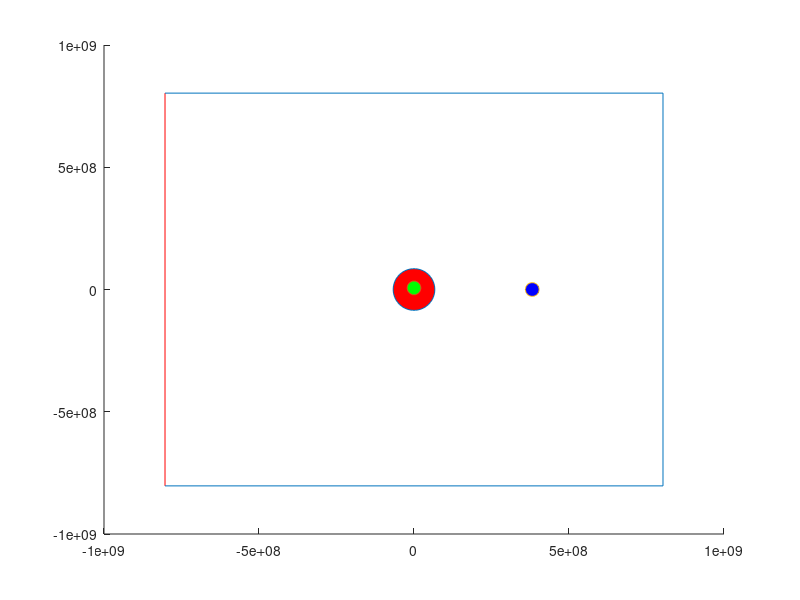

Write the MATLAB code that produced this figure.
%rocket2
%what rocket2 does

%this rocket will go out of the earths atmosphere

%use newtons law of gravity
%  https://en.wikipedia.org/wiki/Gravitational_constant


clear all %here because variables not initilised correctly :-( :-(  merde!!!

G=6.67e-11; %gravitational constants SI units
re=6.3781e6; %radius of the earth metres
me=5.97237e24; %earth mass kg
mm=7.342e22; %moonmas kg
dem=381.5e6; %dist moon-earth metres
xm=381.5e6; %xpos moon
ym=0; %ypos moon
thetam=0;
dthetam=2*pi/(27*24*3600); %angular velocity of the moon
mr=1000; %not used ?????

%%%%%%%%%%%%%%%%%%%%%%%%%%%%%%%%%%%%%%%%%%%%%%%%%%%%%%%
%inputs
%%%%%%%%%%%%%%%%%%%%%%%%%%%%%%%%%%%%%%%%%%%%%%%%%%%%%%%
nsteps=400000;
dt=1; %time step
%launch angle
theta=0;
% box=20000000;
box=800e6; %include moon
 %theta is in degrees here

%initial speed
u=9000; %metres per second
g=9.81; %acceleration due to gravity

xe=0;
ye=0;

y=re+50000;
x=0;

%convert theta to radians
theta=theta*2*pi/360;

vx=u*cos(theta);
vy=u*sin(theta);


figure;
hold on;
re=re/2; %modification for moon model

hax1=line([-re-box -re-box], [re+box -re-box]);
hax2=line([re+box -re-box], [re+box +re+box]);
hax3=line([re+box re+box], [-re-box +re+box]);
hax4=line([-re-box re+box], [-re-box -re-box]);

  set( hax1 , 'Color' ,'red' );
plot( 0 , 0 ,'o','MarkerFaceColor','r','MarkerSize',30);
hold on;
h=plot( x , y ,'o','MarkerFaceColor','g','MarkerSize',10);
hold on;
hm=plot( xm , ym ,'o','MarkerFaceColor','b','MarkerSize',10);
hold on;


%output



pause;
